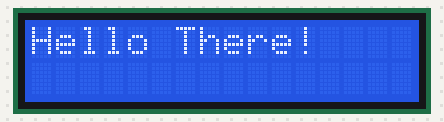
The sketch below on a simulated Arduino Mega 2560, built with avr-gcc and run on an emulated ATmega2560. On the bench: 16×2 character LCD.

Above: at 0.1 s.
At 1.6 s:
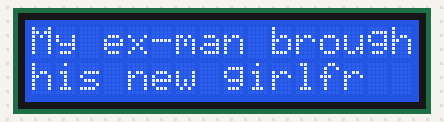
At 3.1 s:
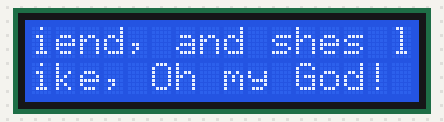
At 4.6 s:
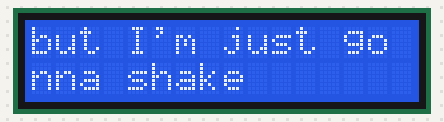

Measured:
- by itself, everything shown: repeats every 6.0 s, in 3 steps
- what the display in image 1 shows lasts 1.5 s, from 1.6 s to 3.1 s
- what the display in image 3 shows lasts 3.0 s, from 4.6 s to 7.6 s

The sketch:

LCDSCreenCode.ino
```cpp
// include the library code:
#include <LiquidCrystal.h>

// initialize the library with the numbers of the interface pins
LiquidCrystal lcd(19, 23, 18, 17, 16, 15);

void setup() {
  // set up the LCD's number of columns and rows:
  lcd.begin(16, 2);
  lcd.clear();
  // Print a message to the LCD.
  lcd.print("Hello There!");
}

void loop() {
  delay(1500);
  lcd.clear();
  lcd.print("My ex-man brought");
  lcd.setCursor(0,1);
  lcd.print("his new girlfr");
  delay(1500);
  lcd.clear();
  lcd.print("iend, and shes l");
  lcd.setCursor(0,1);
  lcd.print("ike, Oh my God!");
  delay(1500);
  lcd.clear();
  lcd.print("but I'm just go");
  lcd.setCursor(0,1);
  lcd.print("nna shake");
  delay(1500);
  // set the cursor to column 0, line 1
  // (note: line 1 is the second row, since counting begins with 0):
 // lcd.setCursor(0, 1);
  // print the number of seconds since reset:
 // lcd.print(millis() / 1000);
}
```
